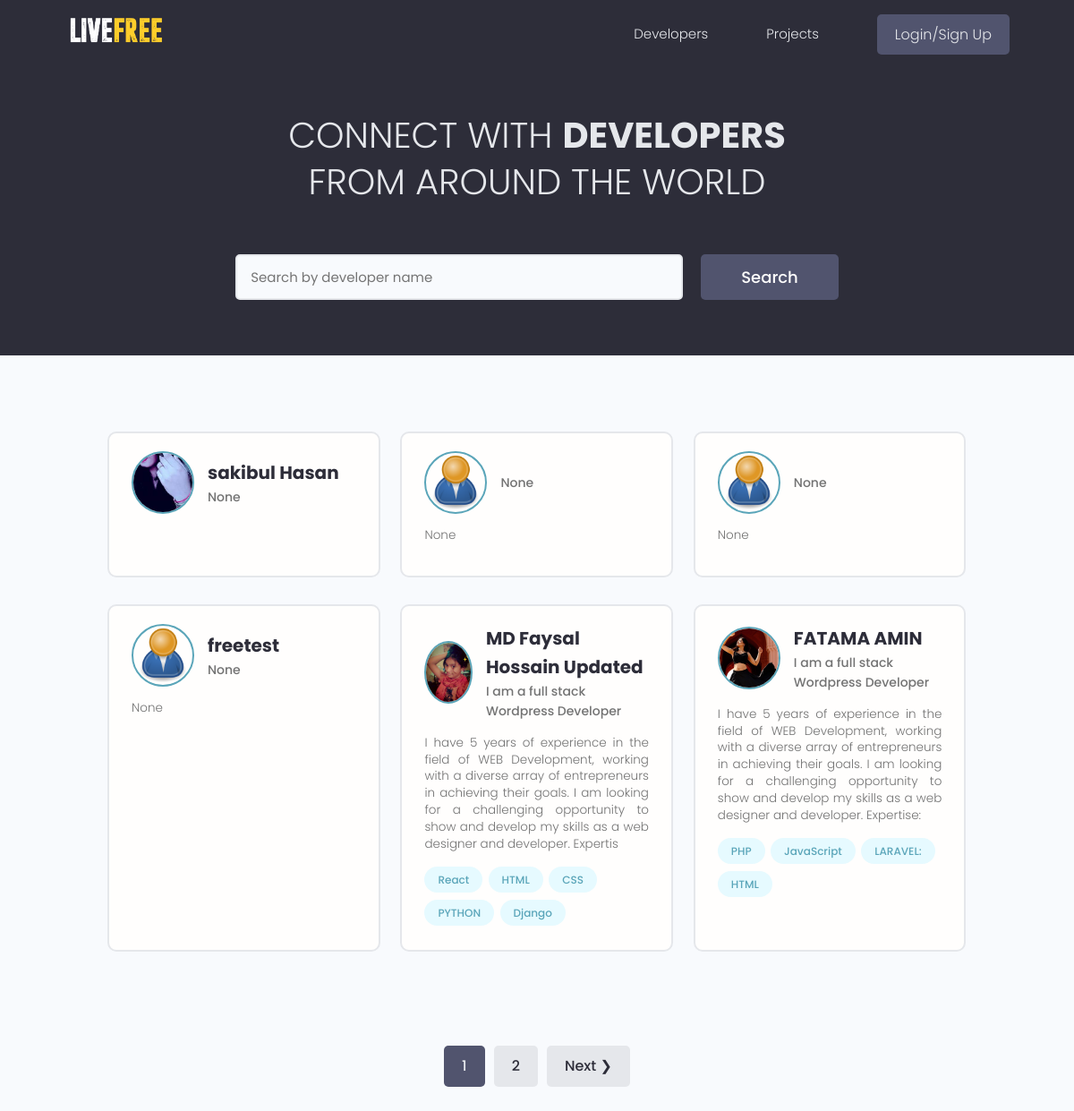
The page / on the database its author committed.
### users/models.py (models this page shows, shortened)
class Profile(models.Model):
    user = models.OneToOneField(
        User, on_delete=models.CASCADE, null=True, blank=True)
    name = models.CharField(max_length=200, blank=True, null=True)
    email = models.EmailField(max_length=500, blank=True, null=True)
    username = models.CharField(max_length=200, blank=True, null=True)
    location = models.CharField(max_length=200, blank=True, null=True)
    short_intro = models.CharField(max_length=200, blank=True, null=True)
    bio = models.TextField(blank=True, null=True)
    profile_image = models.ImageField(
        null=True, blank=True, upload_to='profiles/', default="profiles/user-default.png")
    social_github = models.CharField(max_length=200, blank=True, null=True)
    social_twitter = models.CharField(max_length=200, blank=True, null=True)
    social_linkedin = models.CharField(max_length=200, blank=True, null=True)
    social_youtube = models.CharField(max_length=200, blank=True, null=True)
    social_website = models.CharField(max_length=200, blank=True, null=True)
    created = models.DateTimeField(auto_now_add=True)
    id = models.UUIDField(default=uuid.uuid4, unique=True,
                          primary_key=True, editable=False)

class Skill(models.Model):
    owner = models.ForeignKey(
        Profile, null=True, blank=True, on_delete=models.SET_NULL)
    name = models.CharField(max_length=200, blank=True, null=True)
    description = models.TextField(null=True, blank=True)
    created = models.DateTimeField(auto_now_add=True)
    id = models.UUIDField(default=uuid.uuid4, unique=True,
                          primary_key=True, editable=False)
    def __str__(self):
        return str(self.name)

### users/views.py (the view)
# urls.py: path('', views.profiles, name="profiles"),
def profiles(request):
    profiles, search_query = searchProfiles(request)
    custom_range, profiles = paginationProfiles(request, profiles, 6)
    context = {'profiles': profiles, 'search_query': search_query,
                'custom_range': custom_range}
    return render(request, 'users/profiles.html', context)

### users/utils.py (called while the page is built)
def paginationProfiles(request, profiles, results):
    page = request.GET.get('page')
    paginator = Paginator(profiles, results)
    try:
        profiles = paginator.page(page)
    except PageNotAnInteger:
        page = 1
        profiles = paginator.page(page)
    except EmptyPage:
        page = paginator.num_pages
        profiles = paginator.page(page)
    leftIndex = (int(page) - 4)
    if leftIndex < 1:
        leftIndex = 1
    rightIndex = (int(page) + 5)
    if rightIndex > paginator.num_pages:
        rightIndex = paginator.num_pages + 1
    custom_range = range(leftIndex, rightIndex)
    return custom_range, profiles

def searchProfiles(request):
    search_query = ''
    if request.GET.get('search_query'):
        search_query = request.GET.get('search_query')
    skills = Skill.objects.filter(name__icontains=search_query)
    profiles = Profile.objects.distinct().filter(
        Q(name__icontains=search_query) |
        Q(short_intro__icontains=search_query) |
        Q(skill__in=skills)
    )
    return profiles, search_query

### users/templates/users/profiles.html (shortened to what this page needs)
{% extends 'main.html' %}
{% block content %}
  <main class="home">
    <section class="hero-section text-center">
      <div class="container container--narrow">
        <div class="hero-section__box">
          <h2>CONNECT WITH <span>DEVELOPERS</span></h2>
          <h2>FROM AROUND THE WORLD</h2>
        </div>
        <div class="hero-section__search">
          <form id="searchForm" class="form" action="{% url 'profiles' %}" method="get">
            <div class="form__field">
              <input class="input input--text" id="formInput#search" type="text" name="search_query"
                value="{{search_query}}" placeholder="Search by developer name" />
            </div>
            <input class="btn btn--sub btn--lg" type="submit" value="Search" />
          </form>
        </div>
      </div>
    </section>
    <section class="devlist">
      <div class="container">
        <div class="grid grid--three">
          {% for profile in profiles %}
          <div class="column card">
            <div class="dev">
              <a href="{% url 'user-profile' profile.id %}" class="card__body">
                <div class="dev__profile">
                  <img class="avatar avatar--md" src="{{ profile.profile_image.url }}" alt="image" />
                  <div class="dev__meta">
                    <h3>{{ profile.name }}</h3>
                    <h5>{{ profile.short_intro|slice:"50" }}</h5>
                  </div>
                </div>
                <p class="dev__info"> {{ profile.bio|slice:"250" }} </p>
                <div class="dev__skills">
                  {% for skill in profile.skill_set.all|slice:"5" %}
                  <span class="tag tag--pill tag--main">
                    <small>{{skill}}</small>
                  </span>
                  {% endfor %}
                </div>
              </a>
            </div>
          </div>
          {% endfor %}
        </div>
      </div>
    </section>
    {% include 'pagination.html' with queryset=profiles custom_range=custom_range %}
  </main>
{% endblock %}

### static/styles/app.css (style rules this page uses)
:root { --color-sub: #2d2d39; }
.btn--sub { background-color: var(--color-sub-light); }
.card { border: 2px solid var(--color-light); }
img { width: 100%; }
.hero-section { height: 40vh; display: flex; align-items: center; background-color: var(--color-sub); }
.hero-section__box { margin-bottom: 4rem; }
.hero-section__box > h2, .hero-section__box > h2 > span { font-size: 4rem; color: var(--color-light); line-height: 1.3; text-transform: uppercase; }
.hero-section__box > h2 { font-weight: 300; }
.hero-section__box > h2 > span { font-weight: 700; }
.hero-section__search > .form { display: flex; align-items: center; justify-content: center; gap: 2rem; }
.hero-section__search > .form input.input--text { width: 50rem; }
.devlist { margin-top: 8rem; }
.devlist .grid { align-items: stretch; }
.devlist .dev .dev__profile { display: flex; align-items: center; gap: 1.5rem; }
.devlist .dev .dev__meta h3 { color: var(--color-sub); font-size: 2rem; font-weight: 700; }
.devlist .dev .dev__meta h5 { color: var(--color-text); font-size: 1.4rem; font-weight: 500; }
.devlist .dev .dev__info { margin: 1.5rem 0; font-size: 1.35rem; line-height: 1.4; text-align: justify; }

### static/uikit/styles/modules/_variables.css (style rules this page uses)
:root { --color-main: #5aa5b9; --color-main-light: #e6faff; --color-sub: #3f4156; --color-sub-light: #51546e; --color-sub-lighter: #ededfd; --color-text: #737373; --color-gray: #8b8b8b; --color-light: #e5e7eb; --color-light-gray: #767676; --color-bg: #f8fafd; --color-white: #fffefd; --color-white-light: #f3f3f3; --color-success: #359e64; --color-success-bg: #def8e8; --color-error: #fc4b0b; --color-error-bg: #fff2ee; --font-base: 'Poppins', arial, helvetica, 'Segoe UI', roboto, ubuntu, sans-serif; --font-monospace: 'Fira Code', 'Courier New', courier, monospace; --font-regular: 300; --font-medium: 500; --font-bold: 700; --generic-shadow: 1px 1px 5px #00000010; --generic-transition: all 0.3s ease-in-out; }

### static/uikit/styles/modules/_base.css (style rules this page uses)
* { margin: 0; padding: 0; box-sizing: border-box; text-rendering: optimizeLegibility; color: inherit; font-size: inherit; }
html { font-size: 50%; }
@media only screen and (min-width: 480px) { html { font-size: 56.25%; } }
@media only screen and (min-width: 1200px) { html { font-size: 62.5%; } }
body { line-height: 1.6; font-weight: 400; font-size: 1.5rem; color: var(--color-text); background-color: var(--color-bg); min-height: 100vh; }

### static/uikit/styles/modules/_typography.css (style rules this page uses)
* { font-family: var(--font-base); }
h2 { font-size: 3.6rem; font-weight: var(--font-bold); }
h3 { font-size: 3.2rem; font-weight: var(--font-medium); }
h5 { font-size: 2.4rem; font-weight: var(--font-medium); }
h5, h6 { font-weight: var(--font-regular); }
p, span, strong { font-size: 1.6rem; color: var(--color-text); font-weight: var(--font-regular); }
a { padding-bottom: 2px; text-decoration: none; display: inline-block; color: var(--color-main); font-weight: var(--font-medium); }

### static/uikit/styles/modules/_utilities.css (style rules this page uses)
.container { width: 92%; max-width: 165rem; margin: 0 auto; box-sizing: border-box; }
.container--narrow { width: 92%; max-width: 120rem; }
@media screen and (min-width: 1000px) { .container { width: 90%; } }
@media screen and (min-width: 1000px) { .container--narrow { width: 85%; } }
@media screen and (min-width: 1200px) { .container { width: 80%; } }
@media screen and (min-width: 1200px) { .container--narrow { width: 72%; } }
.text-center { text-align: center; }

### static/uikit/styles/modules/_avatar.css (style rules this page uses)
.avatar { border-radius: 50%; border: 2px solid var(--color-main); object-fit: cover; }
.avatar--md { height: 7rem; width: 7rem; }

### static/uikit/styles/modules/_button.css (style rules this page uses)
.btn { display: inline-block; position: relative; cursor: pointer; background-color: var(--color-light); font-weight: var(--font-medium); color: var(--color-sub); text-decoration: none; padding: 1rem 2rem; border-radius: 0.5rem; border: none; width: -webkit-fit-content; width: -moz-fit-content; width: fit-content; height: -webkit-fit-content; height: -moz-fit-content; height: fit-content; font-size: 1.6rem; outline-width: 0; outline-color: transparent; -webkit-backface-visibility: hidden; backface-visibility: hidden; transition: all 0.3s ease-in-out; }
.btn--sub { background-color: var(--color-sub); color: var(--color-white); }
.btn--lg { font-size: 1.8rem; padding: 1.2rem 4.5rem; }

### static/uikit/styles/modules/_card.css (style rules this page uses)
.card { border-radius: 1rem; background-color: var(--color-white); border: 1.5px solid var(--color-light); width: auto; height: auto; margin-top: 0.5rem; margin-bottom: 0.5rem; overflow: hidden; }
.card__body, .card__header { padding: 2rem 2.5rem; }

### rows shown on the page
Profile: profile_image (picture), name "sakibul Hasan", short_intro "None"
Profile: profile_image (placeholder picture), short_intro "None", bio "None"
Profile: profile_image (placeholder picture), short_intro "None", bio "None"
Profile: profile_image (placeholder picture), name "freetest", short_intro "None", bio "None"
Profile: profile_image (picture), name "MD Faysal Hossain Updated", short_intro "I am a full stack Wordpress Developer", bio "I have 5 years of experience in the field of WEB Development, working with a diverse array of entrepreneurs in achieving their goals. I am looking for a challenging opportunity to show and develop my skills as a web designer and developer. Expertis"
Skill: name "React"
Skill: name "HTML"
Skill: name "CSS"
Skill: name "PYTHON"
Skill: name "Django"
Profile: profile_image (picture), name "FATAMA AMIN", short_intro "I am a full stack Wordpress Developer", bio "I have 5 years of experience in the field of WEB Development, working with a diverse array of entrepreneurs in achieving their goals. I am looking for a challenging opportunity to show and develop my skills as a web designer and developer. Expertise:"
Skill: name "PHP"
Skill: name "JavaScript"
Skill: name "LARAVEL:"
Skill: name "HTML"

### other values the page prints
{{ page }} "1"
{{ page }} "2"
